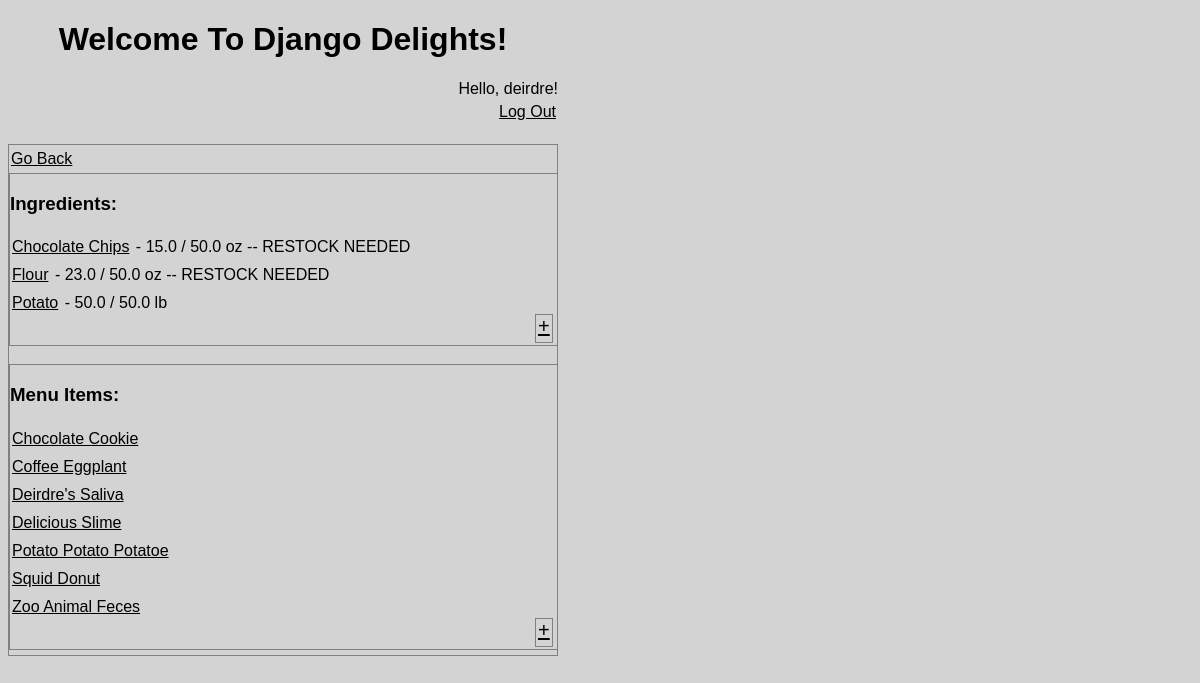
The page /inventory/index/ (signed in) on the database its author committed.
### inventory/models.py (models this page shows, shortened)
class Ingredient(models.Model):
    name = models.CharField(max_length=50)
    quantity = models.FloatField()
    max = models.FloatField(default=0)
    unit = models.CharField(max_length=15)
    price = models.FloatField()
    class Meta:
        verbose_name_plural = "Ingredients"

class MenuItem(models.Model):
    name = models.CharField(max_length=100)
    price = models.FloatField()
    class Meta:
        verbose_name_plural = "Menu Items"

### inventory/views.py (the view)
# urls.py: path("inventory/index/", views.InventoryListView.as_view(), name="inventoryindex"),
class InventoryListView(LoginRequiredMixin, ListView):
    model = Ingredient
    queryset = Ingredient.objects.all().order_by("name")
    template_name = "inventory/inventoryindex.html"
    context_object_name = 'ingredient_list'
    def get_context_data(self, **kwargs):
        context = super(InventoryListView, self).get_context_data(**kwargs)
        context.update({
            'menu_item_list': MenuItem.objects.order_by('name'),
        })
        return context

### inventory/templates/inventory/inventoryindex.html
{% extends 'inventory/base.html' %}
{% load mathfilters %}
{% block content %}
<div class="main-inventory-box">
<a href="{% url 'home' %}">Go Back</a>
<br>
<div class="ingredient-box">
<h3>Ingredients:</h3>
{% for ingredient in ingredient_list %}
<a href="{% url 'ingredientupdate' ingredient.id %}">{{ingredient.name}}</a>
<span>- {{ingredient.quantity}} / {{ingredient.max}} {{ingredient.unit}}</span>
{% if ingredient.quantity < ingredient.max|div:2 %}
<span> -- RESTOCK NEEDED</span>
{% endif %}
<br>
{% endfor %}
<a class="add-plus" href="{% url 'ingredientcreate' %}">+</a>
</div>
<br>
<div class="menu-item-box">
<h3>Menu Items:</h3>
{% for item in menu_item_list %}
<a href="{% url 'menuitemupdate' item.id %}">{{item.name}}</a>
<br>
{% endfor %}
<a class="add-plus" href="{% url 'menuitemcreate' %}">+</a>
</div>
</div>
{% endblock %}

### inventory/templates/inventory/base.html (shortened to what this page needs)
<!DOCTYPE html>
<html lang="en">
{% load static %}
<head>
<link rel="stylesheet" href="{% static 'inventory/style.css' %}">
</head>
<body>
<h1 class="restaurant-title">Welcome To Django Delights!</h1>
{% if request.user.is_authenticated %}
<div class="greeting">
<span>Hello, {{request.user.username}}!</span>
<br>
<a href="{% url 'logout' %}">Log Out</a>
</div>
<br>
{% endif %}
{% block content %}
{% endblock %}
</body>
</html>

### inventory/static/inventory/style.css (style rules this page uses)
body { background-color: lightgrey; font-family: sans-serif; max-width: 550px; }
a { color: black; box-sizing: border-box; font-size: 16px; line-height: 28px; padding-left: 2px; padding-right: 2px; padding-bottom: 5px; }
.restaurant-title { text-align: center; }
.greeting { text-align: right; display: block; }
.main-pos-box, .main-inventory-box { border: 1px solid grey; box-sizing: border-box; padding-bottom: 5px; width: 550px; }
.ingredient-box, .menu-item-box { box-sizing: border-box; width: 549px; border: 1px solid grey; border-right: hidden; }
.add-plus { font-size: 20px; text-align: right; border: 1px solid grey; position: relative; left: 525px; bottom: 5px; box-sizing: border-box; }

### rows shown on the page
Ingredient: name "Chocolate Chips", quantity "15.0", max "50.0", unit "oz", shows "-- RESTOCK NEEDED"
Ingredient: name "Flour", quantity "23.0", max "50.0", unit "oz", shows "-- RESTOCK NEEDED"
Ingredient: name "Potato", quantity "50.0", max "50.0", unit "lb"
MenuItem: name "Chocolate Cookie"
MenuItem: name "Coffee Eggplant"
MenuItem: name "Deirdre's Saliva"
MenuItem: name "Delicious Slime"
MenuItem: name "Potato Potato Potatoe"
MenuItem: name "Squid Donut"
MenuItem: name "Zoo Animal Feces"

### other values the page prints
{{ request.user.username }} "deirdre"
